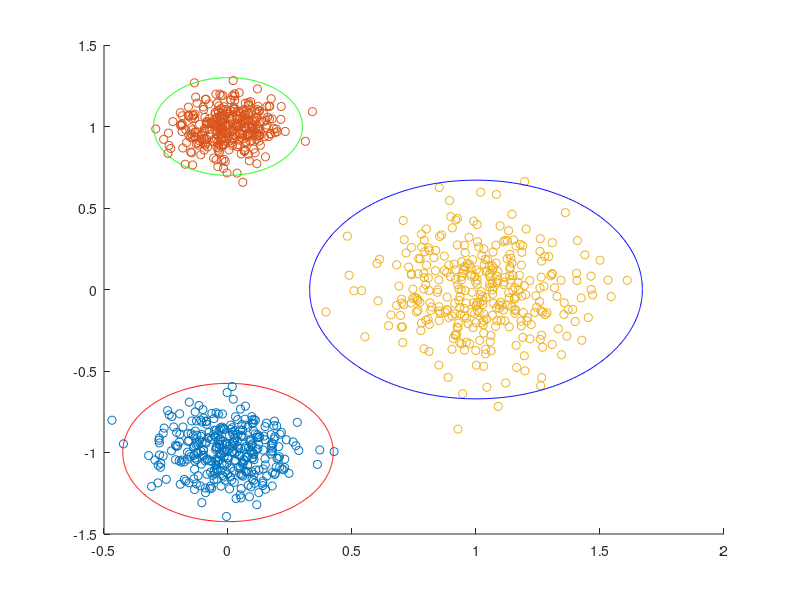

Reproduce this figure in MATLAB.
clear all
close all
clc

%% DATA SIMULATION ACCORDING TO A GMM

K = 3;
N = 1000;
d = 2;

% vector of means
Vmu = [0 0 1;-1 1 0];

% vector of variances
Vsigma2 = [20 10 50]*1e-3;

% generation of the labels
Z = unidrnd(K,1,N);

% generation of the data
X = zeros(d,N);
for k=1:K
    indk = (Z==k);
    nk = sum(indk);
    X(:,indk) = Vmu(:,k) + sqrt(Vsigma2(k))*randn(d,nk);
end

% plot
Vangle = 0:0.01:2*pi; 
Tcolor = ['r', 'g', 'b'];
figure(1)
hold on
for k=1:K
    indk = (Z==k);
    
    % data
    scatter(X(1,indk),X(2,indk),[Tcolor(k) '.'])
    
    % clusters
    u=Vmu(1,k)+3*sqrt(Vsigma2(k))*cos(Vangle);
    v=Vmu(2,k)+3*sqrt(Vsigma2(k))*sin(Vangle);
    plot(u,v,Tcolor(k));
end
hold off

%% ESTIMATION